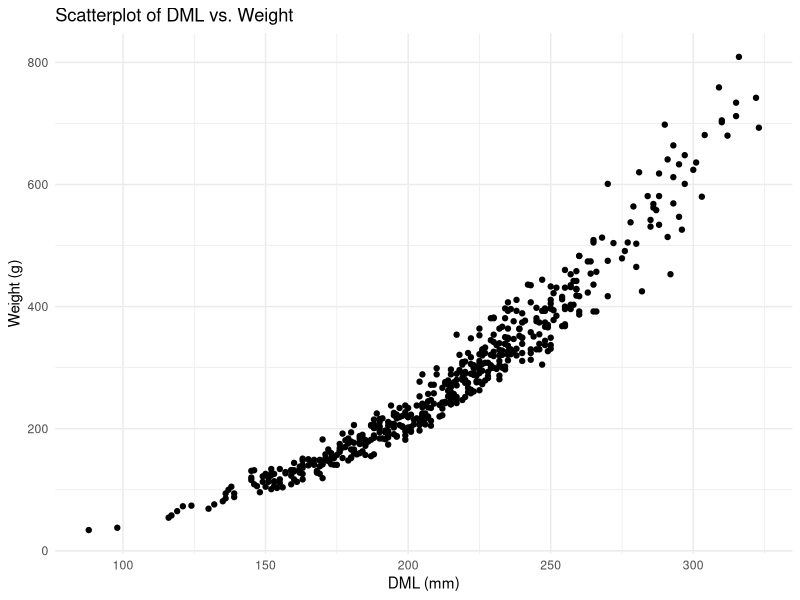
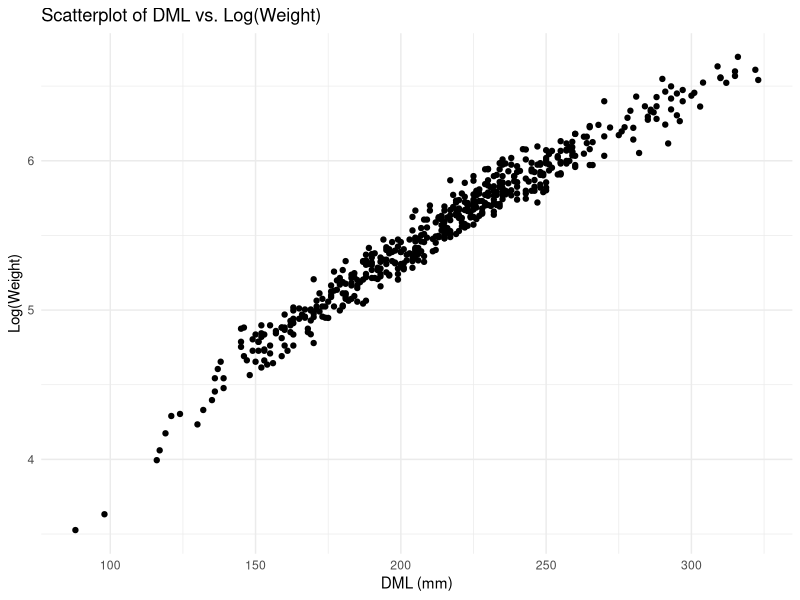
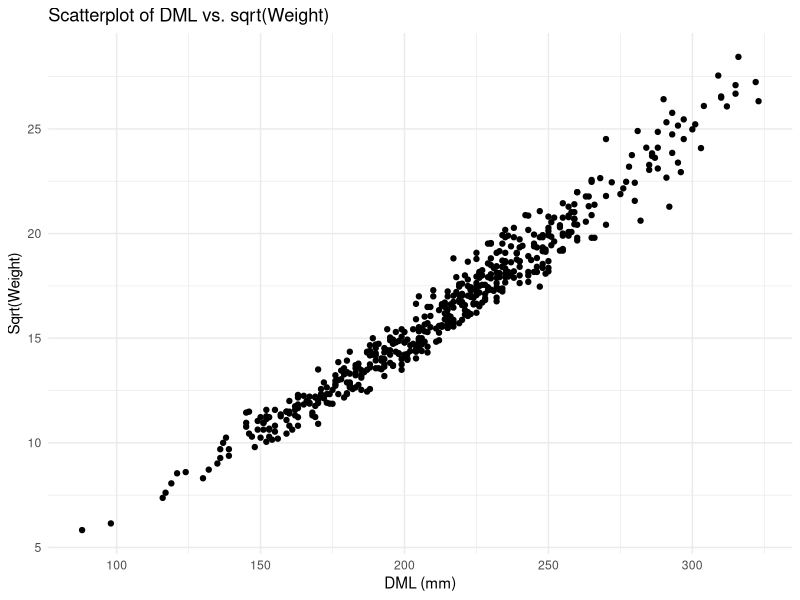
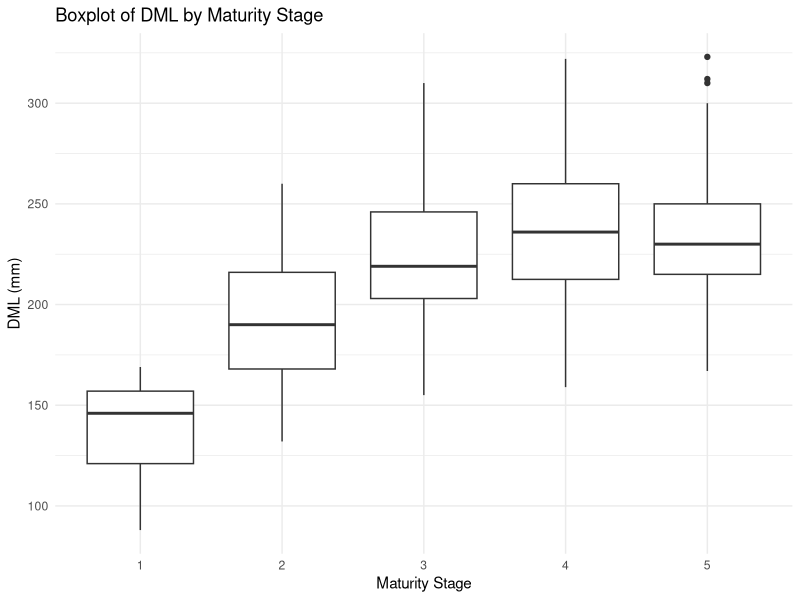
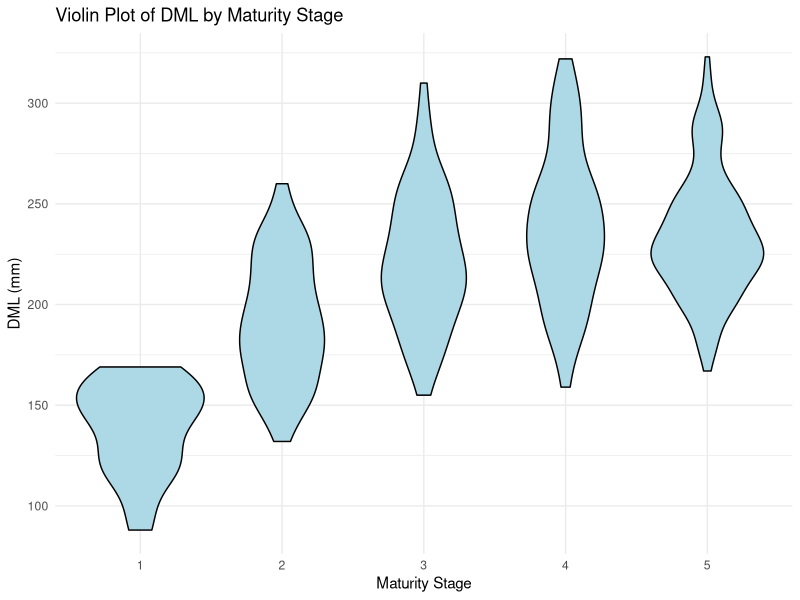
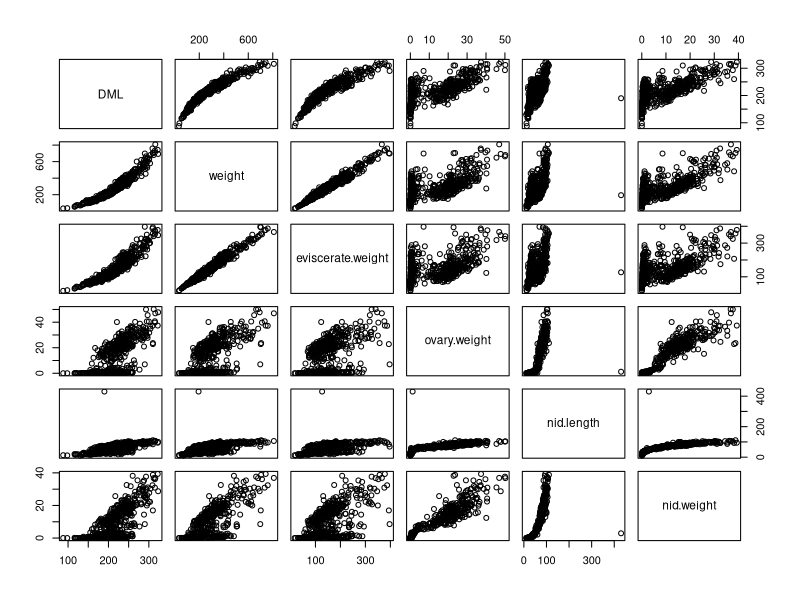
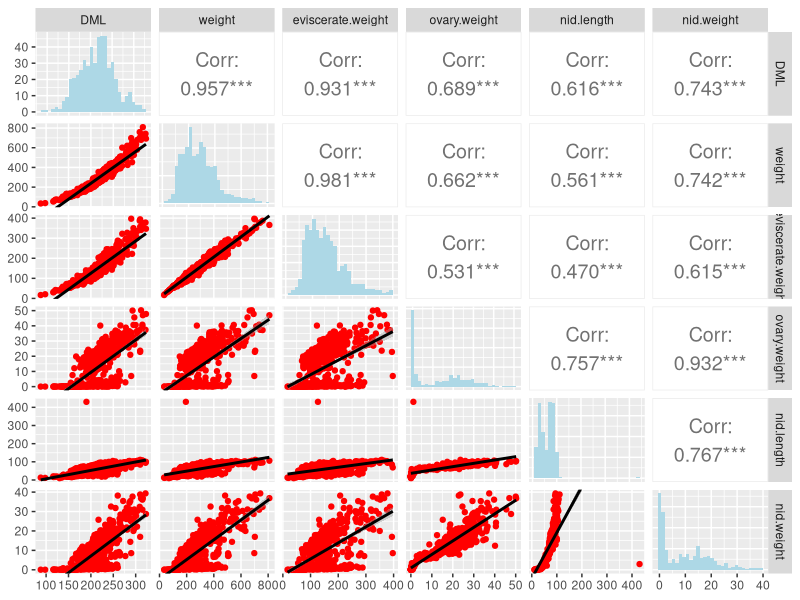
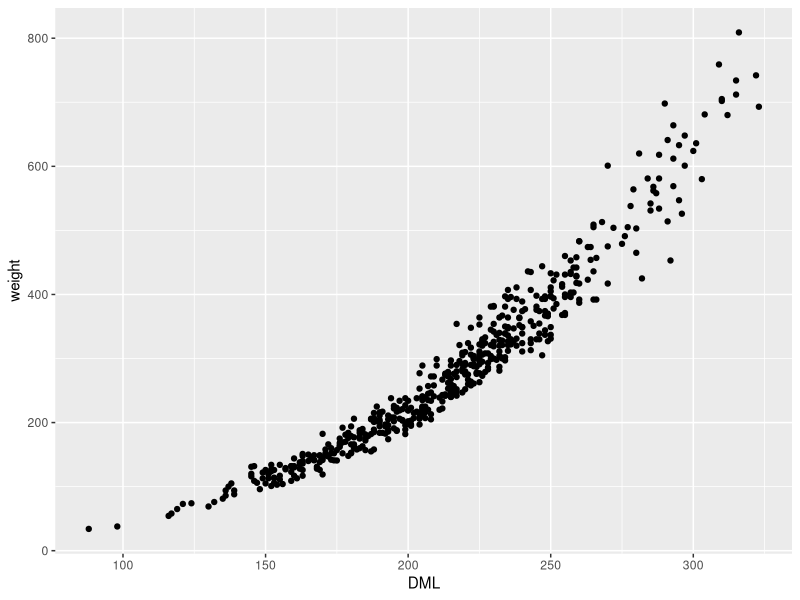

Reproduce these figures in R, in order.
## ---- chunk 1
# install readr from CRAN
# install.packages("readr")
library(readr) # make sure your R has this library loaded, if not install it (see line above)
## ---- chunk 2
data <- read.table("../data4exercises/squid1.txt", header = TRUE, sep = "\t")
data
## ---- chunk 3
# Display the structure of the dataset
squid<- data

# Summarize the dataset
summary(squid)

# Check the number of observations and variables
num_observations <- nrow(squid)
num_variables <- ncol(squid)

# Print the results
cat("Number of observations:", num_observations, "\n")
cat("Number of variables:", num_variables, "\n")

# Recode the 'year', 'month', and 'maturity.stage' variables as factors
squid$year <- as.factor(squid$year)
squid$month <- as.factor(squid$month)
squid$maturity.stage <- as.factor(squid$maturity.stage)
## ---- chunk 4
# Count the number of observations per month and year combination
obs_per_month_year <- table(squid$year, squid$month)
print(obs_per_month_year)

# Identify the years with the most observations
obs_per_year <- table(squid$year)
print(obs_per_year)

# Find the year with the maximum observations
most_obs_year <- names(obs_per_year[obs_per_year == max(obs_per_year)])
cat("Year(s) with the most observations:", most_obs_year, "\n")

# Create a contingency table for year, maturity stage, and month
contingency_table <- xtabs(~ squid$year + squid$maturity.stage + squid$month, data = squid)

# Display a flattened version of the contingency table
ftable(contingency_table)
## ---- chunk 5
library(ggplot2)

ggplot(squid, aes(x = DML, y = weight)) +
  geom_point() +
  theme_minimal() +
  labs(title = "Scatterplot of DML vs. Weight",
       x = "DML (mm)", y = "Weight (g)")

squid$log_weight <- log(squid$weight)   # Natural log transformation
squid$sqrt_weight <- sqrt(squid$weight) # Square root transformation

ggplot(squid, aes(x = DML, y = log_weight)) +
  geom_point() +
  theme_minimal() +
  labs(title = "Scatterplot of DML vs. Log(Weight)",
       x = "DML (mm)", y = "Log(Weight)")
ggplot(squid, aes(x = DML, y = sqrt_weight)) +
  geom_point() +
  theme_minimal() +
  labs(title = "Scatterplot of DML vs. sqrt(Weight)",
       x = "DML (mm)", y = "Sqrt(Weight)")

pdf("scatterplots.pdf")
ggplot(squid, aes(x = DML, y = weight)) + geom_point()
ggplot(squid, aes(x = DML, y = log_weight)) + geom_point()
ggplot(squid, aes(x = DML, y = sqrt_weight)) + geom_point()
dev.off()

png("scatterplot.png", width = 800, height = 600)
ggplot(squid, aes(x = DML, y = weight)) + geom_point()
dev.off()
## ---- chunk 6
library(ggplot2)  # For boxplots & violin plots
library(vioplot)  # For violin plots (if not installed, run: install.packages("vioplot"))

ggplot(squid, aes(x = maturity.stage, y = DML)) +  # Use the recoded maturity variable
  geom_boxplot() +
  theme_minimal() +
  labs(title = "Boxplot of DML by Maturity Stage",
       x = "Maturity Stage",
       y = "DML (mm)")
ggplot(squid, aes(x = maturity.stage, y = DML)) + 
  geom_violin(fill = "lightblue", color = "black") +  # Adjust colors as needed
  theme_minimal() +
  labs(title = "Violin Plot of DML by Maturity Stage",
       x = "Maturity Stage",
       y = "DML (mm)")
pdf("maturity_dml_plots.pdf")
ggplot(squid, aes(x = maturity.stage, y = DML)) + geom_boxplot()
ggplot(squid, aes(x = maturity.stage, y = DML)) + geom_violin()
dev.off()

png("boxplot_dml.png", width = 800, height = 600)
ggplot(squid, aes(x = maturity.stage, y = DML)) + geom_boxplot()
dev.off()
## ---- chunk 7
library(GGally)  # For enhanced pairs plots
library(psych)   # For correlation coefficients


selected_vars <- squid[, c("DML", "weight", "eviscerate.weight", "ovary.weight", "nid.length", "nid.weight")]

pairs(selected_vars)

panel.cor <- function(x, y, digits = 2, prefix = "", cex.cor = 1.2) {
  usr <- par("usr"); on.exit(par(usr))
  par(usr = c(0, 1, 0, 1))
  r <- cor(x, y, use = "complete.obs")  # Compute correlation
  txt <- paste0(prefix, formatC(r, format = "f", digits = digits))
  text(0.5, 0.5, txt, cex = cex.cor)
}
panel.hist <- function(x, ...) {
  usr <- par("usr"); on.exit(par(usr))
  par(usr = c(0, 1, 0, 1.5))
  hist(x, probability = TRUE, col = "lightblue", border = "white", main = "", axes = FALSE)
}
panel.smooth <- function(x, y, ...) {
  points(x, y, pch = 20, col = "blue", cex = 0.7)  # Scatterplot points
  lines(lowess(x, y), col = "red", lwd = 2)  # Add smooth line
}

ggpairs(selected_vars, 
        lower = list(continuous = wrap("smooth", color = "red")),
        upper = list(continuous = wrap("cor", size = 5)),
        diag = list(continuous = wrap("barDiag", fill = "lightblue")))
